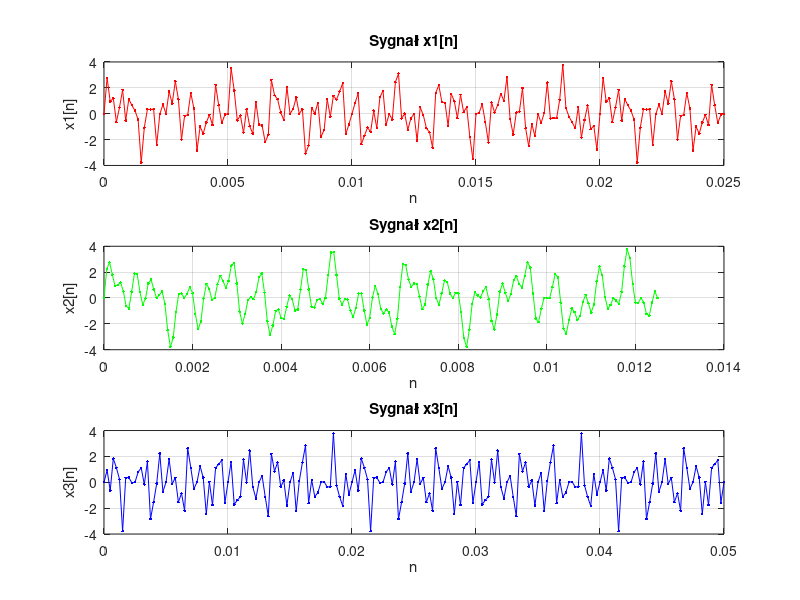
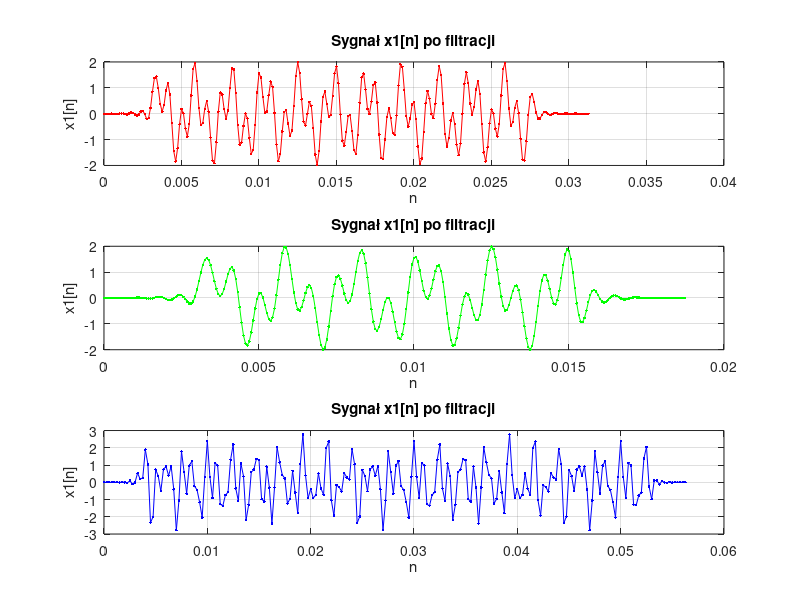

MATLAB code to generate these figures, in order:
%
%
%
%
%
clc; clear; close all;

N = 200;
to = 0;

fs1 = 8000;
fs2 = 16000;
fs3 = 4000;

ts1 = 0 : 1/fs1 : N/fs1;
ts2 = 0 : 1/fs2 : N/fs2;
ts3 = 0 : 1/fs3 : N/fs3;

x1 = sin(2*pi*450*ts1) + sin(2*pi*1200*ts1) + sin(2*pi*1800*ts1) + sin(2*pi*3150*ts1);
x2 = sin(2*pi*450*ts2) + sin(2*pi*1200*ts2) + sin(2*pi*1800*ts2) + sin(2*pi*3150*ts2);
x3 = sin(2*pi*450*ts3) + sin(2*pi*1200*ts3) + sin(2*pi*1800*ts3) + sin(2*pi*3150*ts3);
x4 = sin(2*pi*450*ts1) + sin(2*pi*1200*ts1);


fp = 1250;
fr = 1750;
fs = [fs1, fs2, fs3];
Rr = 40;

a = 3.1;

R = ceil(a*fs/(fr-fp)); % -> ceil zaokrągla w górę
K = R+1;

f0 = (fp+fr)/2;

%Metoda okien czasowych
n1 = 0:R(1);
n2 = 0:R(2);
n3 = 0:R(3);

h1s = 2*f0/fs(1) .*sinc(2*f0/fs(1)*(n1-(R(1)/2))); % h1s -> h1 spróbkowane
h1 = h1s.*hanning(K(1))';

h2s = 2*f0/fs(2) .*sinc(2*f0/fs(2)*(n2-(R(2)/2))); % h1s -> h1 spróbkowane
h2 = h2s.*hanning(K(2))';

h3s = 2*f0/fs(3) .*sinc(2*f0/fs(3)*(n3-(R(3)/2))); % h1s -> h1 spróbkowane
h3 = h3s.*hanning(K(3))';

M1 = length(h1);
M2 = length(h2);
M3 = length(h3);

y1 = conv(x1, h1);
y2 = conv(x2, h2);
y3 = conv(x3, h3);

ty1 = 0 : 1/fs1 : (N + M1 - 1)/fs1;
ty2 = 0 : 1/fs2 : (N + M2 - 1)/fs2;
ty3 = 0 : 1/fs3 : (N + M3 - 1)/fs3;

figure(1);
    subplot(3,1,1);
        plot(ts1, x1, 'r.-'); grid on;
        title("Sygnał x1[n]");
        xlabel("n");
        ylabel("x1[n]");
    subplot(3,1,2);
        plot(ts2, x2, 'g.-'); grid on;
        title("Sygnał x2[n]");
        xlabel("n");
        ylabel("x2[n]");
    subplot(3,1,3);
        plot(ts3, x3, 'b.-'); grid on;
        title("Sygnał x3[n]");
        xlabel("n");
        ylabel("x3[n]");

figure(2);
    subplot(3,1,1);
        plot(ty1, y1, 'r.-'); grid on;
        title("Sygnał x1[n] po filtracji");
        xlabel("n");
        ylabel("x1[n]");
    subplot(3,1,2);
        plot(ty2, y2, 'g.-'); grid on;
        title("Sygnał x1[n] po filtracji");
        xlabel("n");
        ylabel("x1[n]");
    subplot(3,1,3);
        plot(ty3, y3, 'b.-'); grid on;
        title("Sygnał x1[n] po filtracji");
        xlabel("n");
        ylabel("x1[n]");

 % 
 % figure(3);
 %    subplot(2,1,1);
 %        plot(ty1, y1, 'r.-'); grid on;
 %    subplot(2,1,2);
 %        plot(ts1, x4, 'b.-'); grid on;
    
